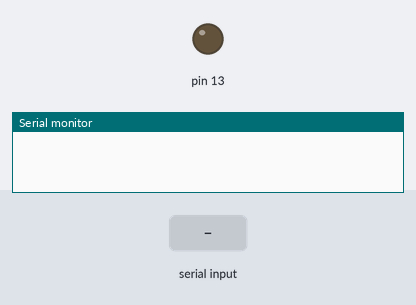
The sketch below on a simulated Arduino Uno, built with avr-gcc and run on an emulated ATmega328P. On the bench: output pins drawn as LEDs (lit = HIGH), the last lines printed to the serial monitor. The inputs (shaded band) are chosen by the test bench.

Above: at 1.2 s.
1.3 s: "1" received over Serial
At 2.5 s:
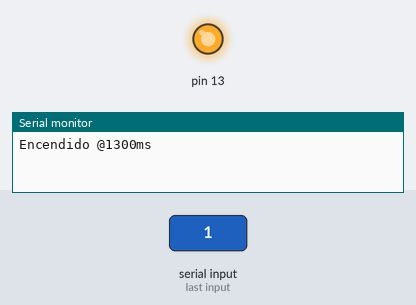
2.8 s: "0" received over Serial
At 3.6 s:
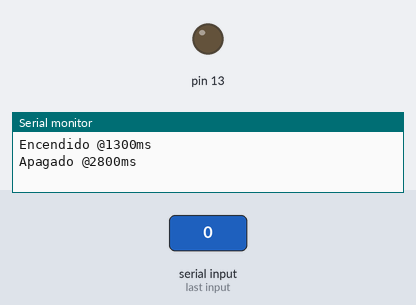
Timing chart, 0 to 5.8 s (numbered marks = the images above; inputs shaded):
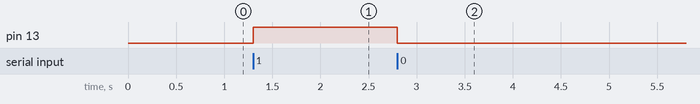

Measured:
- after the input at 1.3 s, pin 13: LOW → HIGH at once
- after the input at 2.8 s, pin 13: HIGH → LOW at once

The sketch:

ArduinoRXTX.ino
```cpp
/*
   Este código permite controlar el LED asociado al pin 13 del Arduino. A través
   del Monitor Serie, enviando un "1" encendemos un LED y con cualquier otro caracter
   apagamos el LED. Cuando se produce una acción, ya sea de encendido o apagado,
   Arduino devuelve un mensaje ("Encendido" o "Apagado"), seguido del tiempo en
   milisegundos en el cual se produjo la acción desde el inicio de la ejecución
   del algoritmo en Arduino(función millis())

   @author Antony Garcia Gonzalez, Panama Hitek
*/

void setup() {
  // Declaramos que utilizaremos el pin 13 como salida
  pinMode(13, OUTPUT);
  //Iniciamos la comunicación con el puerto serie
  Serial.begin(9600);
}

void loop() {
  //En caso que haya información en el Serial Port, se entra en esta estructura
  if (Serial.available() > 0) {
    //Se lee la información entrante en el Serial Port
    int input = Serial.read();
    if (input == '1') {
      //Si el valor de input es 1, se enciende el led
      digitalWrite(13, HIGH);
      /**
         Se envía el mensaje "Encendido", seguido de un símbolo de @
         y el tiempo de ejecución en milisegundos, obtenido a través de millis()
      */
      String output = "Encendido @";
      output += millis();
      output += "ms";
      //Se imprime el mensaje en el puerto serie
      Serial.println(output);
    }
    else
    {
      //Si el valor de input es diferente de 1, se apaga el LED
      digitalWrite(13, LOW);
      /**
         Se envía el mensaje "Apagado", seguido de un símbolo de @
         y el tiempo de ejecución en milisegundos, obtenido a través de millis()
      */
      String output = "Apagado @";
      output += millis();
      output += "ms";
      //Se imprime el mensaje en el puerto serie
      Serial.println(output);
    }
  }
}
```
